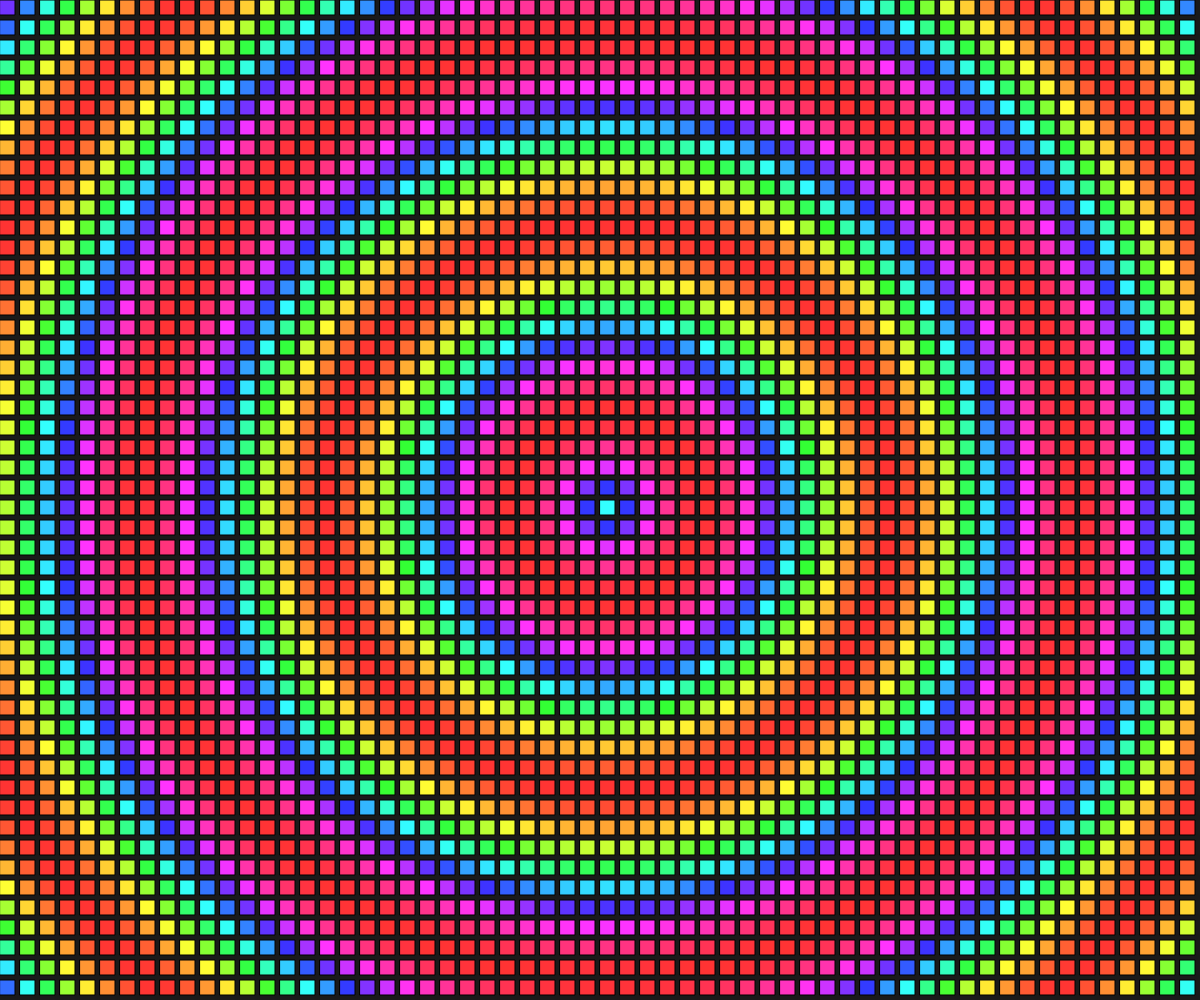
Frame 1 (no input)
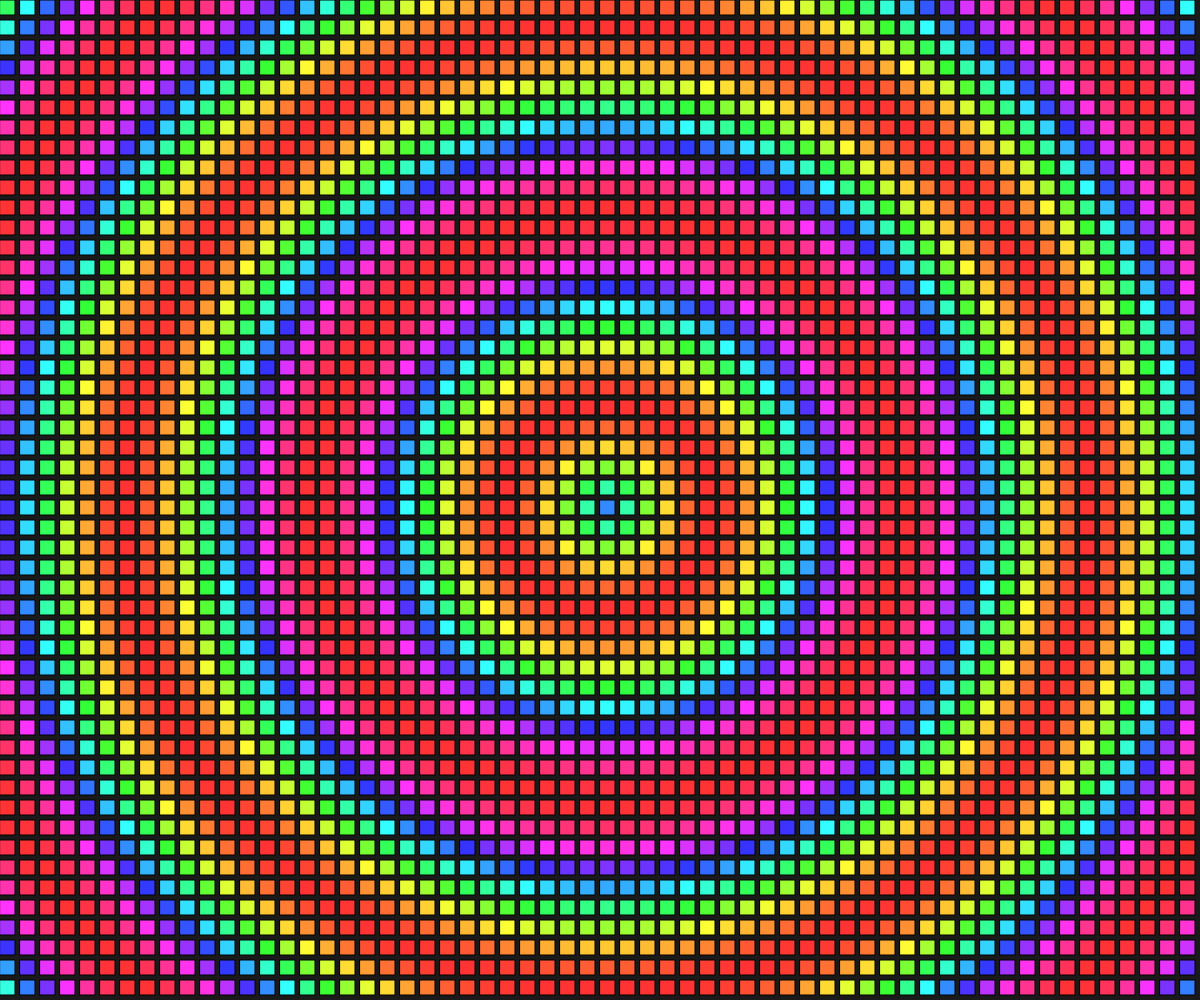
Frame 60 (no input)
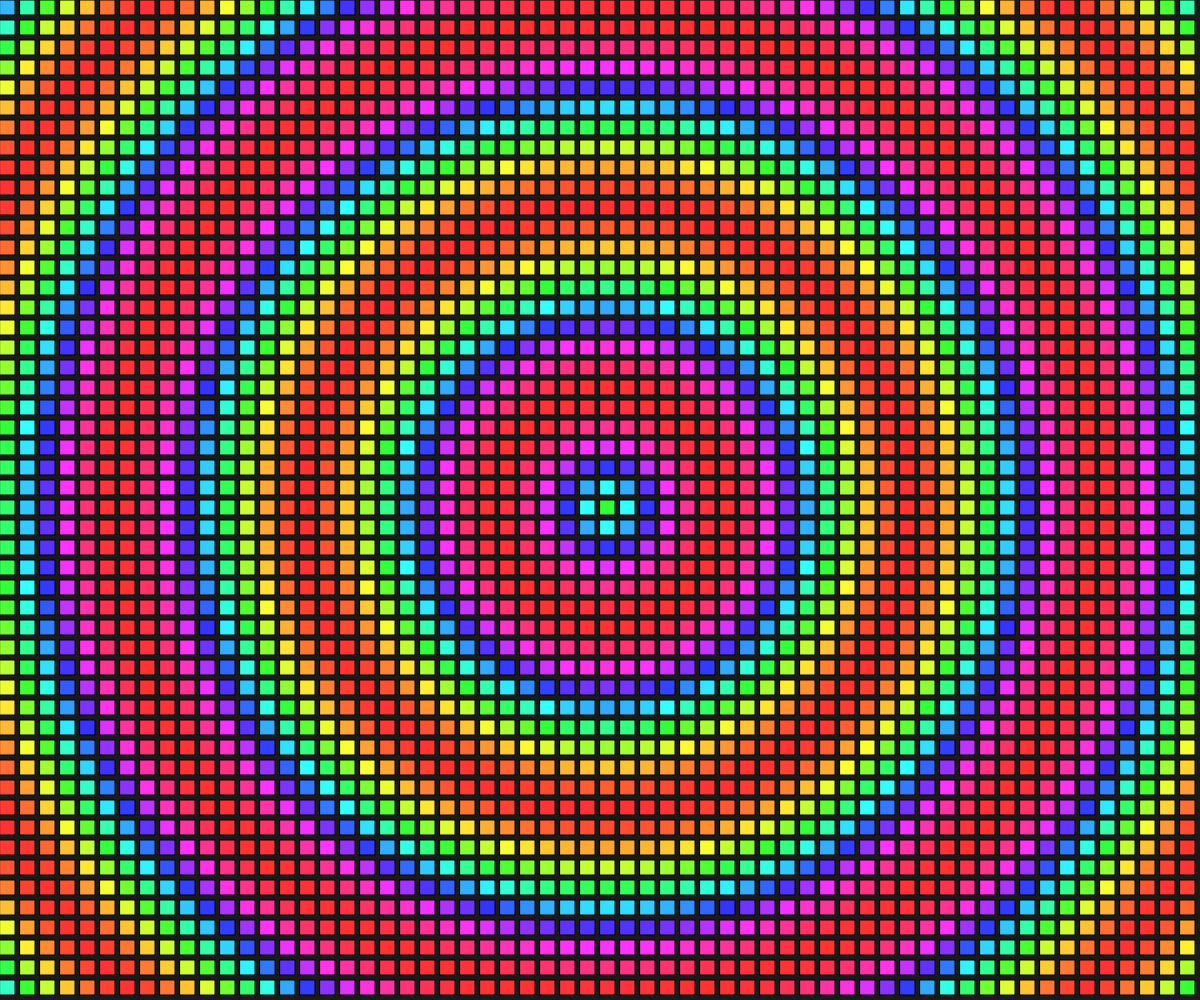
Frame 120 (the mouse pressed at the canvas centre since frame 60)

The p5.js sketch that drew these frames (run headless with seeded random() and noise() and a simulated clock; from frame 60 on, the mouse is pressed at the canvas centre):

// p5.js sketch
// ── sketch.js
let wave = 0;

function setup() {
  createCanvas(windowWidth, windowHeight);
  colorMode(HSB, 100);
}

function draw() {
  background(0, 0, 10);

  for (let i = 0; i < width; i += 20) {
    for (let j = 0; j < height; j += 20) {
      let d = dist(i, j, width / 2, height / 2);
      let offset = map(d, 0, width / 2, 0, 10);
      let angle = wave + offset;
      let h = map(sin(angle), -1, 1, 0, 100);

      fill(h, 80, 100);
      rect(i, j, 15, 15);
    }
  }

  wave += 0.05;
}
